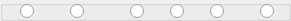
     <widget class="QGroupBox" name="groupBox_10">
      <property name="geometry">
       <rect>
        <x>100</x>
        <y>190</y>
        <width>291</width>
        <height>21</height>
       </rect>
      </property>
      <property name="title">
       <string/>
      </property>
      <widget class="QRadioButton" name="radioButton15RxAnt1">
       <property name="geometry">
        <rect>
         <x>20</x>
         <y>0</y>
         <width>21</width>
         <height>22</height>
        </rect>
       </property>
       <property name="text">
        <string/>
       </property>
      </widget>
      <widget class="QRadioButton" name="radioButton15RxAnt2">
       <property name="geometry">
        <rect>
         <x>70</x>
         <y>0</y>
         <width>21</width>
         <height>22</height>
        </rect>
       </property>
       <property name="text">
        <string/>
       </property>
      </widget>
      <widget class="QRadioButton" name="radioButton15RxAnt3">
       <property name="geometry">
        <rect>
         <x>130</x>
         <y>0</y>
         <width>21</width>
         <height>22</height>
        </rect>
       </property>
       <property name="text">
        <string/>
       </property>
      </widget>
      <widget class="QRadioButton" name="radioButton15RxRX1">
       <property name="geometry">
        <rect>
         <x>170</x>
         <y>0</y>
         <width>21</width>
         <height>22</height>
        </rect>
       </property>
       <property name="text">
        <string/>
       </property>
      </widget>
      <widget class="QRadioButton" name="radioButton15RxRX2">
       <property name="geometry">
        <rect>
         <x>210</x>
         <y>0</y>
         <width>21</width>
         <height>22</height>
        </rect>
       </property>
       <property name="text">
        <string/>
       </property>
      </widget>
      <widget class="QRadioButton" name="radioButton15RxXVRX">
       <property name="geometry">
        <rect>
         <x>260</x>
         <y>0</y>
         <width>21</width>
         <height>22</height>
        </rect>
       </property>
       <property name="text">
        <string/>
       </property>
      </widget>
     </widget>
